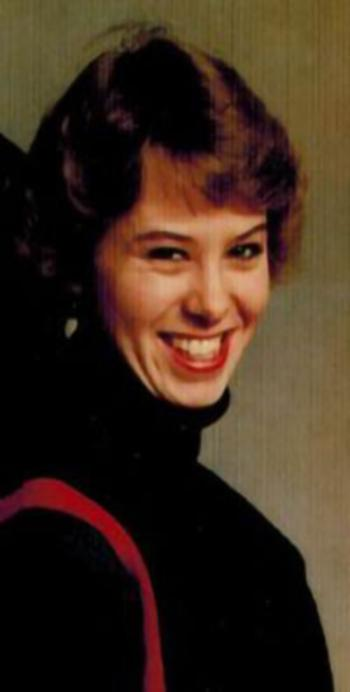
#> input picture data/fbi_criminals/CASSANDRA_DURHAM_ROSCOMMON_MICHIGAN_ac5d0fad82124ab5858abb2e1062b916_0.jpg, 350 x 692 px; its folder holds 4 pictures in this run
$ python filter_dataset.py
#> lines starting #> are read from the running program, lines starting #| are printed output that depends on the picture; after the words box and inside, x2 and y2 are one past the last pixel; in counts of white or black regions, pixels touching at a corner belong together
import os
import glob
import cv2
import json
import logging
from concurrent.futures import ThreadPoolExecutor, as_completed

logging.basicConfig(level=logging.INFO, format='%(asctime)s [%(levelname)s] %(message)s')

def process_image(img_path, face_cascade, alt_cascade, profile_cascade):
    try:
        img = cv2.imread(img_path)
        if img is None:
            return img_path, True, "Unreadable image"

        gray = cv2.cvtColor(img, cv2.COLOR_BGR2GRAY)

        # 1. Face Detection
        faces = face_cascade.detectMultiScale(gray, scaleFactor=1.1, minNeighbors=5, minSize=(40, 40))
        if len(faces) == 0:
            faces = alt_cascade.detectMultiScale(gray, scaleFactor=1.1, minNeighbors=5, minSize=(40, 40))
        if len(faces) == 0:
            faces = profile_cascade.detectMultiScale(gray, scaleFactor=1.1, minNeighbors=5, minSize=(40, 40))

        if len(faces) == 0:
            return img_path, True, "No face detected"

        # 2. Drawing/Sketch Detection
        # Check saturation
        hsv = cv2.cvtColor(img, cv2.COLOR_BGR2HSV)
        mean_sat = hsv[:, :, 1].mean()

        # Check for pure white pixels (common in sketches)
        _, thresh = cv2.threshold(gray, 240, 255, cv2.THRESH_BINARY)
        white_ratio = cv2.countNonZero(thresh) / (gray.shape[0] * gray.shape[1])

        # Heuristic: If it's mostly grayscale and has a lot of pure white, it's likely a sketch
        if mean_sat < 25 and white_ratio > 0.4:
            return img_path, True, "Classified as sketch (low sat, high white background)"

        return img_path, False, "Valid face photo"

    except Exception as e:
        return img_path, True, f"Error processing: {e}"

def main():
    data_dir = 'data/fbi_criminals'
    image_files = []
    for ext in ['*.jpg', '*.jpeg', '*.png', '*.webp']:
        image_files.extend(glob.glob(os.path.join(data_dir, ext)))
#> pass 2 of the loop in main, `for ext in ['*.jpg', '*.jpeg', '*.png', '*.webp']:`:
#> pass 3 of the loop in main, `for ext in ['*.jpg', '*.jpeg', '*.png', '*.webp']:`:
#> the loop made 4 passes; the first 3 are shown

    logging.info(f"Found {len(image_files)} images to process.")

    # Load cascades once
    face_cascade = cv2.CascadeClassifier(cv2.data.haarcascades + 'haarcascade_frontalface_default.xml')
    alt_cascade = cv2.CascadeClassifier(cv2.data.haarcascades + 'haarcascade_frontalface_alt2.xml')
    profile_cascade = cv2.CascadeClassifier(cv2.data.haarcascades + 'haarcascade_profileface.xml')

    deleted_count = 0
    kept_count = 0

    # Process sequentially or with threads (OpenCV releases GIL, but cascades might have thread-safety issues in old versions. In recent versions, distinct calls are thread-safe. Let's do it sequentially to be safe and see progress easily since it's fast).
    for img_path in image_files:
        path, should_delete, reason = process_image(img_path, face_cascade, alt_cascade, profile_cascade)
#> in process_image, img is the input picture: shape (692, 350, 3); mean B, G, R 28.3, 42.8, 60.7
#> in process_image, `gray = cv2.cvtColor(img, cv2.COLOR_BGR2GRAY)`:
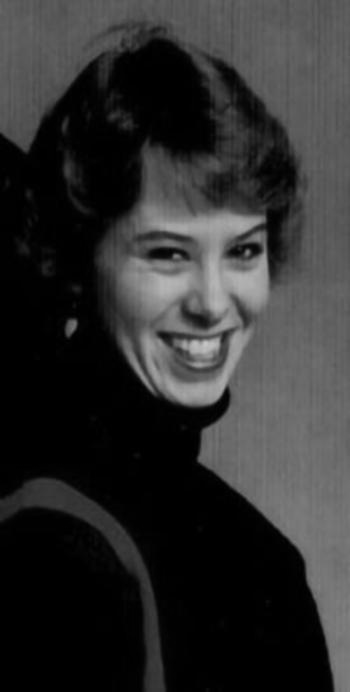
#> gray: shape (692, 350); min 0, max 199, mean 46.5
#> in process_image, `faces = face_cascade.detectMultiScale(gray, scaleFactor=1.1, minNeighb..`: faces = [[99, 174, 210, 210]]
#> in process_image, `hsv = cv2.cvtColor(img, cv2.COLOR_BGR2HSV)`: hsv: shape (692, 350, 3); mean H, S, V 32.8, 99.5, 60.9
#> in process_image, `mean_sat = hsv[:, :, 1].mean()`: mean_sat = 99.48
#> in process_image, `_, thresh = cv2.threshold(gray, 240, 255, cv2.THRESH_BINARY)`: thresh: shape (692, 350); every value is 0
#> in process_image, `white_ratio = cv2.countNonZero(thresh) / (gray.shape[0] * gray.shape[1])`: white_ratio = 0
        if should_delete:
            logging.info(f"DELETING {os.path.basename(path)} - Reason: {reason}")
            try:
                os.remove(path)
                deleted_count += 1
            except Exception as e:
                logging.error(f"Failed to delete {path}: {e}")
        else:
            kept_count += 1
#> pass 2 of the loop in main, `for img_path in image_files:`:
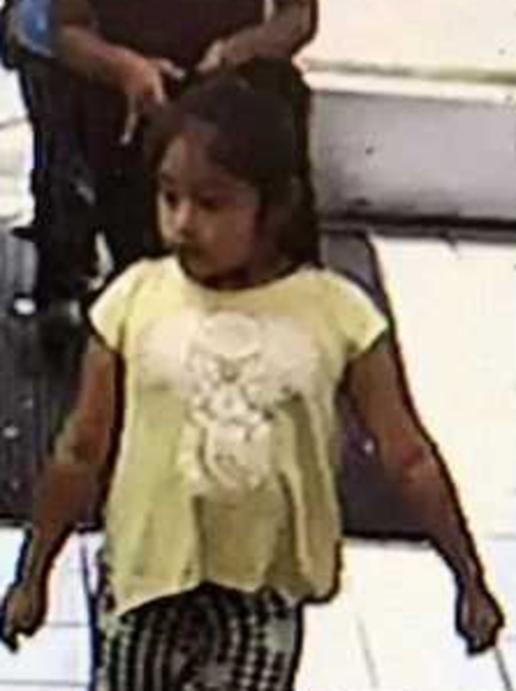
#> input picture data/fbi_criminals/DULCE_MARIA_ALAVEZ_032ae8ed89ec4727b1a9f1c87b1063b0_1.jpg, 516 x 691 px
#> in process_image, img is the input picture: shape (691, 516, 3); mean B, G, R 109.9, 123.8, 136
#> in process_image (call 2), `gray = cv2.cvtColor(img, cv2.COLOR_BGR2GRAY)`:
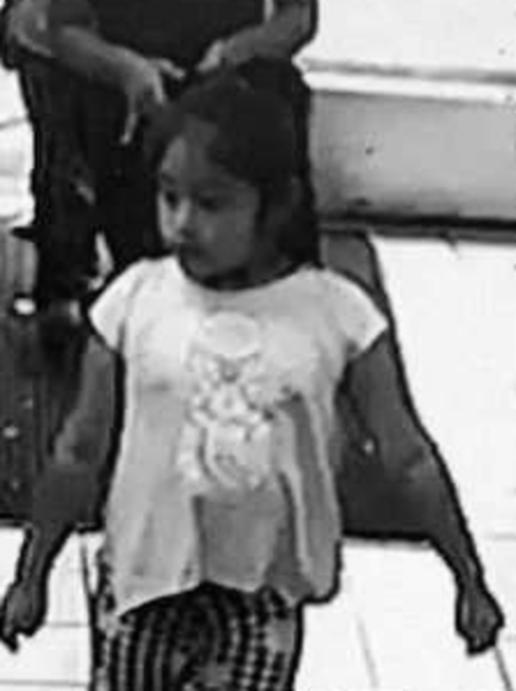
#> gray: shape (691, 516); min 0, max 255, mean 125.9
#> in process_image (call 2), `faces = face_cascade.detectMultiScale(gray, scaleFactor=1.1, minNeighb..`: faces = ()
#> in process_image (call 2), `faces = profile_cascade.detectMultiScale(gray, scaleFactor=1.1, minNei..`: faces = [[144, 141, 150, 150]]
#> hsv: shape (691, 516, 3); mean H, S, V 36.5, 73, 136.6
#> mean_sat = 73
#> in process_image (call 2), `_, thresh = cv2.threshold(gray, 240, 255, cv2.THRESH_BINARY)`:
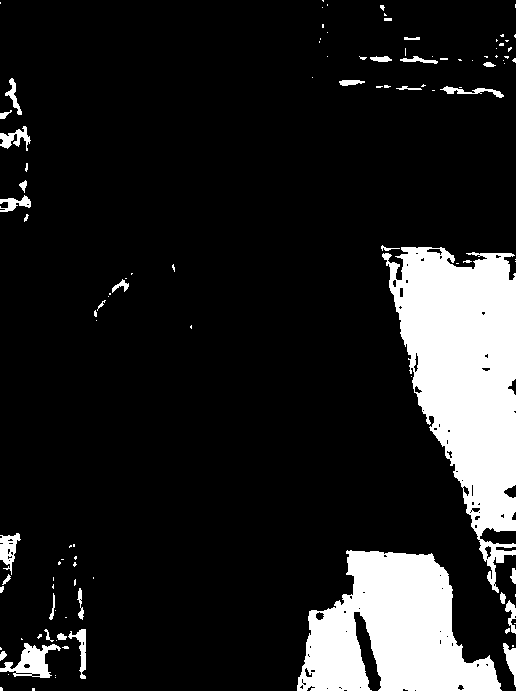
#> thresh: shape (691, 516); 13.6% white; 110 white regions (76 under 20 px), largest, box (x1, y1, x2, y2) and area: (382, 247, 516, 593) 25388, (297, 550, 502, 691) 18131, (0, 643, 61, 678) 965
#> white_ratio = 0.136
#> pass 3 of the loop in main, `for img_path in image_files:`:
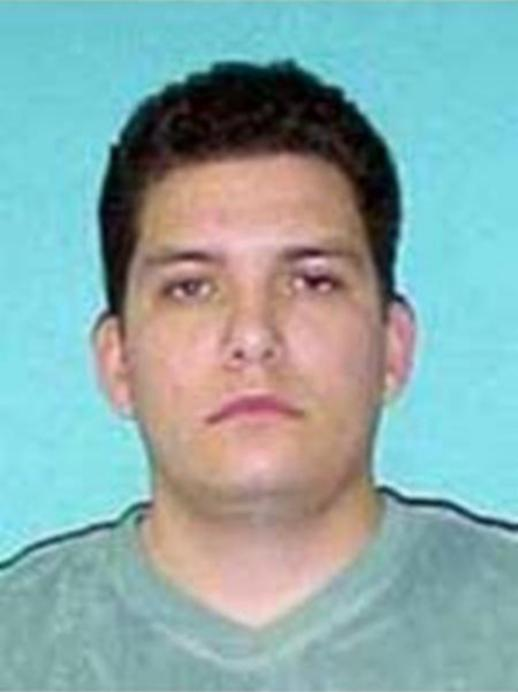
#> input picture data/fbi_criminals/FERNANDO_GRIJALVA_9badeee26b4517d1c9071df85daf2653_0.jpg, 518 x 692 px
#> in process_image, img is the input picture: shape (692, 518, 3); mean B, G, R 170.2, 170.7, 138.8
#> in process_image (call 3), `gray = cv2.cvtColor(img, cv2.COLOR_BGR2GRAY)`:
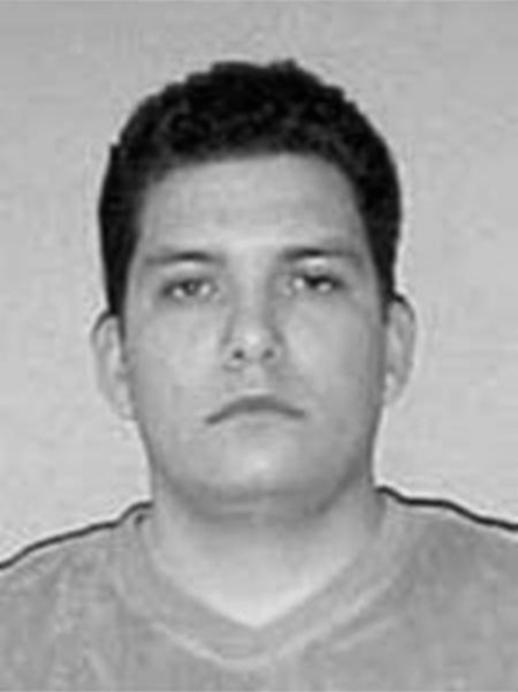
#> gray: shape (692, 518); min 0, max 232, mean 161.1
#> in process_image (call 3), `faces = face_cascade.detectMultiScale(gray, scaleFactor=1.1, minNeighb..`: faces = [[89, 160, 332, 332]]
#> hsv: shape (692, 518, 3); mean H, S, V 67.5, 90.2, 187
#> mean_sat = 90.22
#> thresh: shape (692, 518); every value is 0
#> white_ratio = 0
#> the loop made 4 passes; the first 3 are shown

    logging.info("========================================")
    logging.info("Filtration Completed!")
    logging.info(f"Total images scanned: {len(image_files)}")
    logging.info(f"Deleted non-face/drawings: {deleted_count}")
    logging.info(f"Kept valid face photos: {kept_count}")
    logging.info("========================================")

    # Update metadata to remove deleted images
    metadata_path = os.path.join(data_dir, 'metadata.json')
    if os.path.exists(metadata_path):
        with open(metadata_path, 'r', encoding='utf-8') as f:
#> (reads DEA/metadata.json from the repository)
            metadata = json.load(f)

        new_metadata = {}
        for uid, info in metadata.items():
            valid_images = []
            for img in info.get('images', []):
                local_path = os.path.join(data_dir, img.get('local_filename', ''))
                if os.path.exists(local_path):
                    valid_images.append(img)

            # Keep criminal record even if 0 images, or remove if no images?
            # Usually, we want criminals with at least 1 image for the database.
            if valid_images:
                info['images'] = valid_images
                new_metadata[uid] = info

        with open(metadata_path, 'w', encoding='utf-8') as f:
            json.dump(new_metadata, f, indent=2, ensure_ascii=False)

        logging.info(f"Metadata updated. Criminals remaining with valid photos: {len(new_metadata)}")

if __name__ == '__main__':
#> (the run stopped early here; a loop or call above may not have finished)
